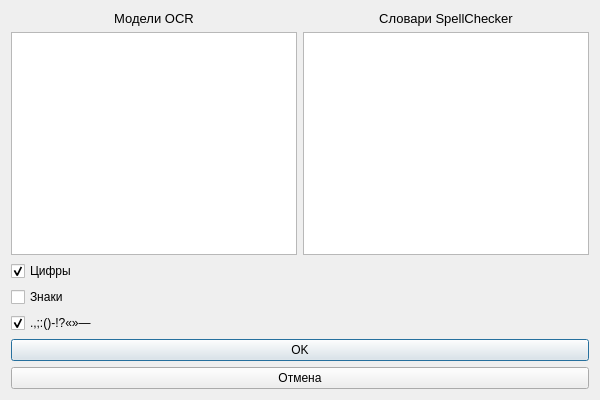
<?xml version="1.0" encoding="UTF-8"?>
<ui version="4.0">
 <class>Dialog</class>
 <widget class="QDialog" name="Dialog">
  <property name="geometry">
   <rect>
    <x>0</x>
    <y>0</y>
    <width>600</width>
    <height>400</height>
   </rect>
  </property>
  <property name="windowTitle">
   <string>Dialog</string>
  </property>
  <layout class="QVBoxLayout" name="verticalLayout_5">
   <item>
    <layout class="QHBoxLayout" name="horizontalLayout_6">
     <item>
      <layout class="QVBoxLayout" name="verticalLayout">
       <item>
        <widget class="QLabel" name="label">
         <property name="font">
          <font>
           <pointsize>10</pointsize>
          </font>
         </property>
         <property name="text">
          <string>Модели OCR</string>
         </property>
         <property name="alignment">
          <set>Qt::AlignCenter</set>
         </property>
        </widget>
       </item>
       <item>
        <widget class="QListWidget" name="modelsList"/>
       </item>
      </layout>
     </item>
     <item>
      <layout class="QVBoxLayout" name="verticalLayout_2">
       <item>
        <widget class="QLabel" name="label_2">
         <property name="font">
          <font>
           <pointsize>10</pointsize>
          </font>
         </property>
         <property name="text">
          <string>Словари SpellChecker</string>
         </property>
         <property name="alignment">
          <set>Qt::AlignCenter</set>
         </property>
        </widget>
       </item>
       <item>
        <widget class="QListWidget" name="dictList"/>
       </item>
      </layout>
     </item>
    </layout>
   </item>
   <item>
    <layout class="QVBoxLayout" name="verticalLayout_3">
     <item>
      <layout class="QVBoxLayout" name="verticalLayout_4">
       <item>
        <widget class="QCheckBox" name="numbersBox">
         <property name="text">
          <string>Цифры</string>
         </property>
         <property name="checked">
          <bool>true</bool>
         </property>
        </widget>
       </item>
       <item>
        <widget class="QCheckBox" name="signBox">
         <property name="text">
          <string>Знаки</string>
         </property>
        </widget>
       </item>
       <item>
        <widget class="QCheckBox" name="fewSignBox">
         <property name="text">
          <string>.,;:()-!?«»—</string>
         </property>
         <property name="checked">
          <bool>true</bool>
         </property>
        </widget>
       </item>
      </layout>
     </item>
     <item>
      <widget class="QPushButton" name="ok_btn">
       <property name="text">
        <string>OK</string>
       </property>
      </widget>
     </item>
     <item>
      <widget class="QPushButton" name="cancel_btn">
       <property name="text">
        <string>Отмена</string>
       </property>
      </widget>
     </item>
    </layout>
   </item>
  </layout>
 </widget>
 <resources/>
 <connections/>
</ui>
